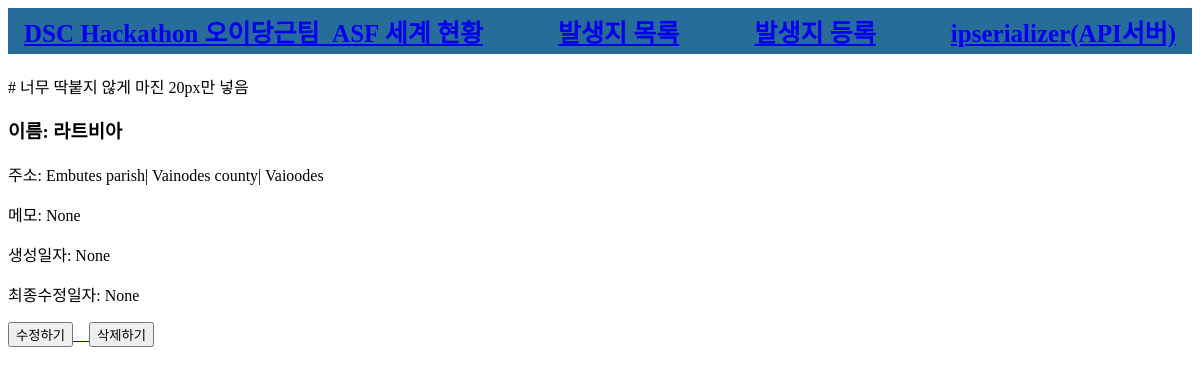
Page /first/2/detail/ on the committed database.
### first/models.py (models this page shows)
class InfectedPlace(models.Model):
    name = models.CharField(max_length=30, null=True, blank=True)
    address = models.CharField(max_length=200, null=True, blank=True)
    lat = models.DecimalField(max_digits=20, decimal_places=16)
    lng = models.DecimalField(max_digits=20, decimal_places=16)
    happened_at = models.CharField(max_length=30, null=True, blank=True)
    reported2oie_at = models.DateTimeField(null=True, blank=True)
    memo = models.TextField(null=True, blank=True)
    password = models.CharField(max_length=10, null=True, blank=True)
    created_at = models.DateTimeField(auto_now_add=True, null=True)
    updated_at = models.DateTimeField(auto_now=True, null=True)

### first/views.py (the view)
# urls.py: path('first/<int:id>/detail/', views.detail, name='infectedplace-detail'),
def detail(request, id):  # restaurant의 id (pk)를 직접 url path parameter을 통해 전달 받습니다.
    if id is not None:
        item = get_object_or_404(InfectedPlace, pk=id)
        return render(request, 'first/detail.html', {'item': item})
    return HttpResponseRedirect('/third/list/')

### first/templates/first/detail.html (shortened to what this page needs)
{% extends 'first/base.html' %}
{% load static %}
{% block content %}
<div class="container">
    <div class="row">
        <div class="col-sm-12" style="margin-top:20px;"> # 너무 딱붙지 않게 마진 20px만 넣음
            <h3>이름: {{ item.name }}</h3>
            <p>주소: {{ item.address }}</p>
            <p>메모: {{ item.memo }}</p>
            <p>생성일자: {{ item.created_at }}</p>
            <p>최종수정일자: {{ item.updated_at }}</p>
            <a href="{% url 'infectedplace-update' id=item.id %}">
            <button class="btn btn-danger">수정하기</button>
            <a href="{% url 'infectedplace-delete' id=item.id %}">
            <button class="btn btn-danger">삭제하기</button>
        </div>
    </div>
</div>
{% endblock %}

### rows in the picture
InfectedPlace: name "라트비아", address "Embutes parish| Vainodes county| Vaioodes", memo "None", created_at "None", updated_at "None"
